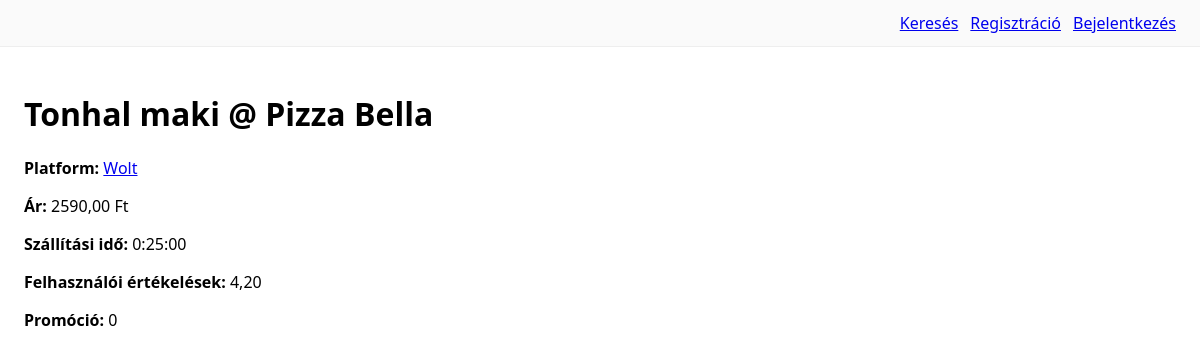
The page /info/9/ on the database its author committed.
### compare/models.py (models this page shows, shortened)
class EtteremEtelInfo(models.Model):
    etel = models.ForeignKey("catalog.Etel", on_delete=models.CASCADE, related_name="etterem_info", verbose_name="Étel")
    etterem = models.ForeignKey("catalog.Etterem", on_delete=models.CASCADE, related_name="etel_info", verbose_name="Étterem")
    platform = models.CharField("Platform", max_length=20, choices=PLATFORMOK, default="egyeb")
    ar = models.DecimalField("Ár (HUF)", max_digits=10, decimal_places=2)
    szallitas_ido = models.DurationField("Szállítási idő", null=True, blank=True)
    felhaszn_ertekelesek = models.DecimalField("Felhasználói értékelések (átlag)", max_digits=3, decimal_places=2, null=True, blank=True)
    promocio = models.CharField("Promóció", max_length=255, blank=True)
    class Meta:
        verbose_name="Étterem–Étel információ"; verbose_name_plural="Étterem–Étel információk"
        unique_together=("etel","etterem","platform")
        indexes=[models.Index(fields=["etel"]), models.Index(fields=["etterem"]), models.Index(fields=["platform"])]

### catalog/models.py (models this page shows, shortened)
class Etel(models.Model):
    nev = models.CharField(max_length=150)
    leiras = models.TextField(blank=True)
    kategoria = models.CharField(max_length=50, blank=True)
    kep_url = models.URLField(blank=True)

class Etterem(models.Model):
    nev = models.CharField(max_length=150)
    cim = models.CharField(max_length=250, blank=True)
    platform = models.CharField(max_length=20, choices=PLATFORMOK, default="egyeb")
    platform_logo_url = models.URLField(blank=True)
    platform_url = models.URLField(blank=True)
    def get_platform_url(self) -> str:
        if self.platform_url:
            return self.platform_url

### compare/views.py (the view)
# urls.py: path("info/<int:pk>/", views.InfoDetailView.as_view(), name="info_detail"),
class InfoDetailView(DetailView):
    model = EtteremEtelInfo
    template_name = "compare/info_detail.html"

### templates/compare/info_detail.html (shortened to what this page needs)
{% extends "_base.html" %}
{% block content %}
<h1>{{ object.etel.nev }} @ {{ object.etterem.nev }}</h1>
<p><b>Platform:</b>
  {% if object.etterem.get_platform_url %}
    <a href="{{ object.etterem.get_platform_url }}" target="_blank" rel="noopener">
      {{ object.etterem.get_platform_display }}
    </a>
  {% else %}
    {{ object.etterem.get_platform_display }}
  {% endif %}
</p>
<p><b>Ár:</b> {{ object.ar }} Ft</p>
<p><b>Szállítási idő:</b> {{ object.szallitas_ido }}</p>
<p><b>Felhasználói értékelések:</b> {{ object.felhaszn_ertekelesek|default:"–" }}</p>
<p><b>Promóció:</b> {{ object.promocio|default:"–" }}</p>
{% endblock %}

### templates/_base.html (style rules this page uses)
body { font-family:system-ui,Segoe UI,Arial;margin:0 }

### rows shown on the page
EtteremEtelInfo: etel.nev "Tonhal maki", etterem.nev "Pizza Bella", etterem.platform "Wolt", ar "2590,00", szallitas_ido "0:25:00", felhaszn_ertekelesek "4,20", promocio "0"
